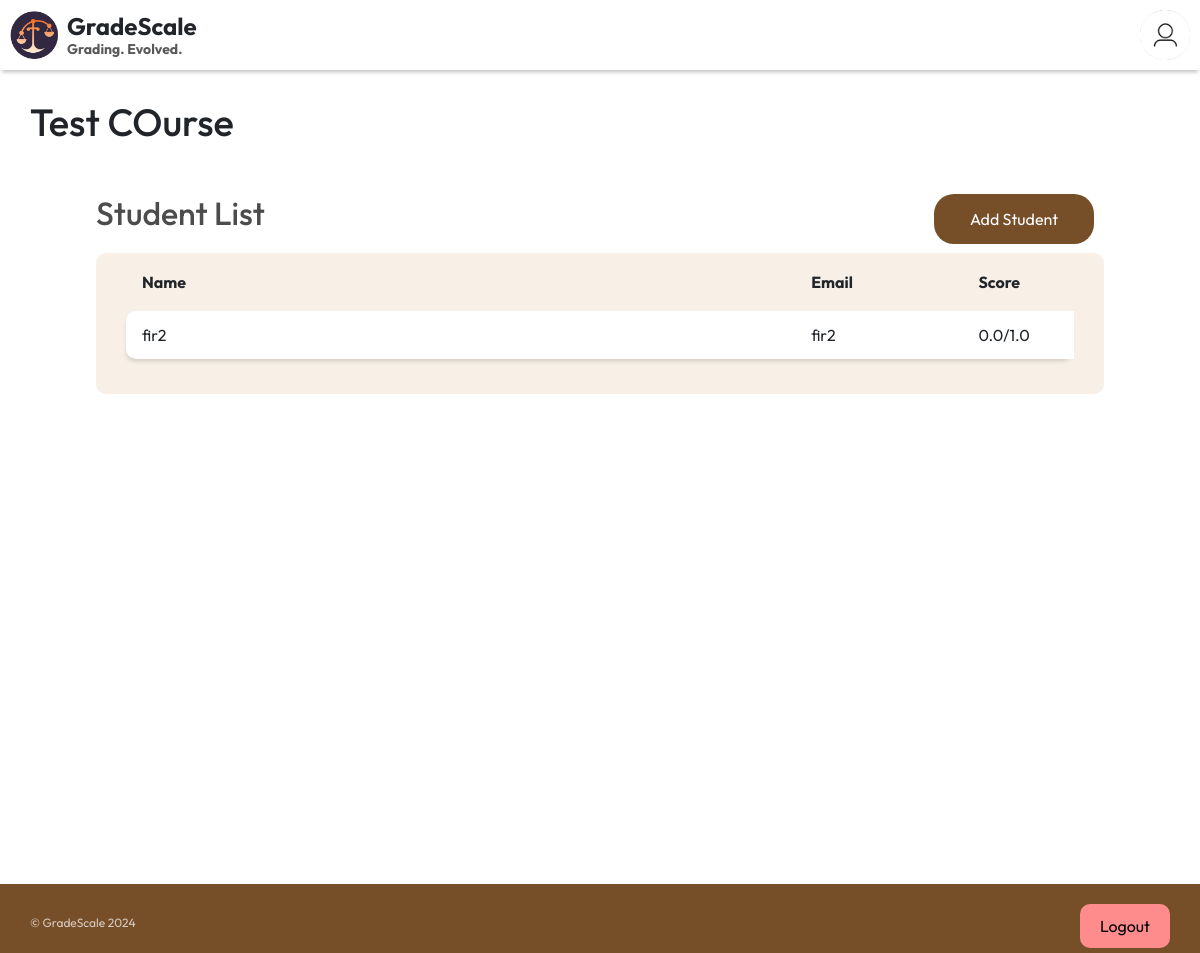
/teacher/students/3 (signed in), run on the app's committed database.
### tables this page shows
CREATE TABLE Courses (
    CourseID INTEGER PRIMARY KEY AUTOINCREMENT,
    UserID INTEGER,
    CourseName TEXT NOT NULL,
    FOREIGN KEY (UserID) REFERENCES Users(UserID)
);

CREATE TABLE Users (
    UserID INTEGER PRIMARY KEY AUTOINCREMENT,
    Name TEXT NOT NULL,
    Email TEXT UNIQUE NOT NULL,
    Password TEXT NOT NULL,
    IsTeacher INTEGER DEFAULT 0 CHECK (IsTeacher IN (0, 1))
);

### main.py (the view)
@app.route("/teacher/students/<int:courseid>")
def students(courseid):
    if not session.get("isteacher"):
        return redirect('/')
    students = bf.get_students(bf.create_connection(), courseid)
    return render_template('teacher/studentlistcourse.html', students=students, coursename=bf.get_course_name(bf.create_connection(), courseid), courseid=courseid)

### backendfunctions.py (called while the page is built)
def create_connection(db_file="database.db"):
    conn = None
    try:
        conn = sqlite3.connect(db_file)
        print(sqlite3.version)
    except sqlite3.Error as e:
        print(e)
    return conn

def get_course_name(conn, course_id):
    try:
        sql = f"SELECT CourseName FROM Courses WHERE CourseID = {course_id}"
        cursor = conn.cursor()
        cursor.execute(sql)
        row = cursor.fetchone()
        return row[0]
    except sqlite3.Error as e:
        print(e)
        return None

### templates/teacher/studentlistcourse.html (shortened to what this page needs)
{% extends "student/studentlayout.html" %}
{% block head %}
    <link rel="stylesheet" href="{{url_for('static', filename='index2.css')}}" />
{% endblock %}
{% block content %}
    <div
      class="top-container"
      style="
        display: flex;
        justify-content: space-between;
        align-items: center;
        margin: 30px;
      "
    >
      <div id="left">
        <h1 style="font-size: 38px">{{coursename}}</h1>
      </div>
    </div>
    <div
      class="container"
      style="
        width: 86%;
        margin-left: auto;
        margin-right: auto;
        margin-top: 40px;
        margin-bottom: 40px;
        min-height: 80vh;
      "
    >
      <div>
      <h2 style="margin-bottom: 20px; color: rgba(0, 0, 0, 0.7); display: inline-block;">
        Student List
      </h2>
      <button onclick="addStudentPopup()" class="submit-button" style="display: inline-block;float:right;">Add Student</button>
    </div>
      <table style="border-collapse: separate; border-spacing: 0 5px">
        <thead style="font-size: 16px">
          <tr>
            <th>Name</th>
            <th>Email</th>
            <th>Score</th>
          </tr>
        </thead>
        <tbody>
            {% for student in students %}
            <tr>
                <td>
                {{student[1]}}
                </td>
                <td>
                {{student[2]}}
                </td>
                <td>
                {{student[3]}}
                </td>
            </tr>
            {% endfor %}
        </tbody>
      </table>
    </div>
{% endblock %}

### static/index2.css (style rules this page uses)
* { margin: 0; padding: 0; font-family: "Outfit" !important; box-sizing: border-box; }
table { border-radius: 10px; width: 100%; border-collapse: separate; background-color: rgba(238, 217, 196, 0.4); padding: 0px 30px 30px 30px; }
th, td { padding: 0.75rem 1rem; border: none; }
th { font-weight: bold; text-align: left; border: none; }
table tbody tr { background-color: rgba( 255, 255, 255, 1 ); margin-bottom: 10px; box-shadow: -1px 4px 4px -2px rgba(117, 117, 117, 0.3); -webkit-box-shadow: -1px 4px 4px -2px rgba(117, 117, 117, 0.3); -moz-box-shadow: -1px 4px 4px -2px rgba(117, 117, 117, 0.3); border-radius: 10px; }
table tbody { margin-bottom: 5px; }
table tbody tr :nth-child(1) { width: 60%; border-top-left-radius: 10px; border-bottom-left-radius: 10px; }
table tbody tr :nth-child(2) { width: 15%; }
table tbody tr :nth-child(3) { width: 10%; }
.submit-button { border-radius: 20px; background-color: #764F29; color: #fff; margin: 0 10px 9px 0; display: flex; justify-content: center; align-items: center; width: 160px; height: 50px; position: relative; box-sizing: border-box; border: 0; cursor: pointer; }

### data on the page
Courses: CourseName "Test COurse"
Users: Name "fir2", Email "fir2", student "0.0/1.0"
